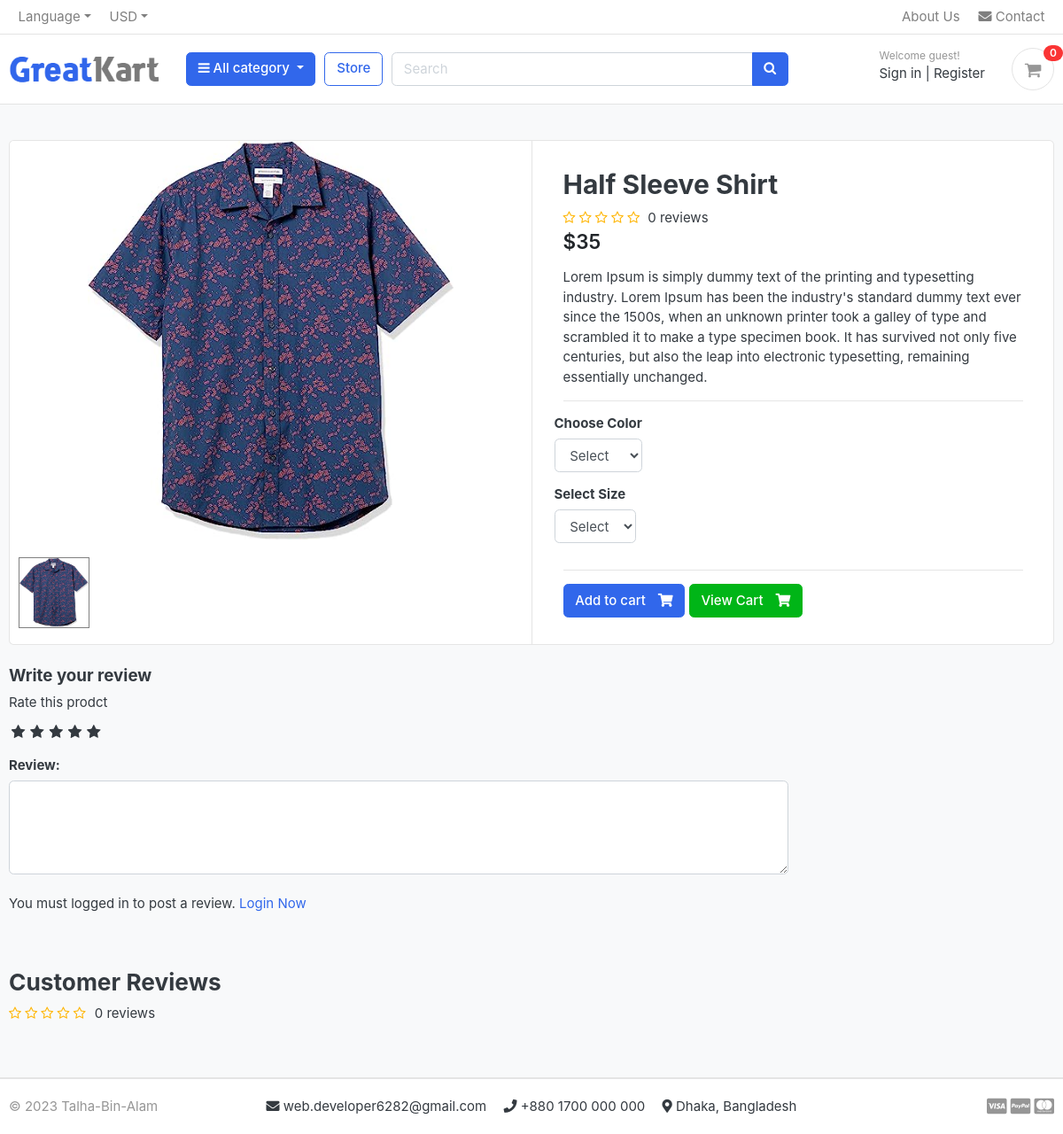
Page /store/category/shirts/half-sleeve-shirt/ on the committed database.
### store/models.py (models this page shows, shortened)
class Product(models.Model):
    product_name = models.CharField(max_length=200, unique=True)
    slug = models.SlugField(max_length=200, unique=True)
    description = models.TextField(max_length=500, blank=True)
    price = models.IntegerField()
    images = models.ImageField(upload_to='photos/products')
    stock = models.IntegerField()
    is_available = models.BooleanField(default=True)
    category = models.ForeignKey(Category, on_delete=models.CASCADE)
    created_date = models.DateTimeField(auto_now_add=True)
    modified_date = models.DateTimeField(auto_now_add=True)
    def average_review(self):
        reviews = ReviewRating.objects.filter(product=self, status=True).aggregate(average=Avg('rating'))
        avg = 0
        if reviews['average'] is not None:
            avg = float(reviews['average'])
        return avg
    def count_review(self):
        reviews = ReviewRating.objects.filter(product=self, status=True).aggregate(count=Count('id'))
        count = 0
        if reviews['count'] is not None:
            count = int(reviews['count'])
        return count

### store/views.py (the view)
# urls.py: path('category/<slug:category_slug>/<slug:product_slug>/', views.product_detail, name='product_detail'),
def product_detail(request, category_slug, product_slug):
    try:
        product = Product.objects.get(category__slug=category_slug, slug=product_slug)
        in_cart = CartItem.objects.filter(cart__cart_id=_cart_id(request), product=product).exists()
    except Exception as e:
        raise e
    if request.user.is_authenticated:
        try:
            orderproduct = OrderProduct.objects.filter(user=request.user, product_id=product.id).exists()
        except OrderProduct.DoesNotExist:
            orderproduct = None
    else:
        orderproduct = None
    reviews = ReviewRating.objects.filter(product_id=product.id, status=True)
    reviewers = Account.objects.filter(reviewrating__product_id=product.id).distinct()
    product_gallery = ProductGallery.objects.filter(product_id=product.id)
    context = {
        'product': product,
        'in_cart': in_cart,
        'orderproduct': orderproduct,
        'reviews': reviews,
        'reviewers': reviewers,
        'product_gallery': product_gallery,
    }
    return render(request, 'store/product_detail.html', context)

### carts/context_processors.py (called while the page is built)
def counter(request):
    cart_count = 0
    if 'admin' in request.path:
        return {}
    else:
        try:
            cart = Cart.objects.filter(cart_id=_cart_id(request))
            if request.user.is_authenticated:
                cart_items = CartItem.objects.all().filter(user=request.user)
            else:
                cart_items = CartItem.objects.all().filter(cart=cart[:1])
            for cart_item in cart_items:
                cart_count += cart_item.quantity
        except Cart.DoesNotExist:
            cart_item = 0
    return dict(cart_count=cart_count)

### carts/views.py (called while the page is built)
def _cart_id(request):
    cart = request.session.session_key
    if not cart:
        cart = request.session.create()
    return cart

### category/context_processors.py (called while the page is built)
def menu_links(request):
    links = Category.objects.all()
    return dict(links=links)

### category/models.py (called while the page is built)
    def get_url(self):
        return reverse('products_by_category', args=[self.slug])

### store/models.py (called while the page is built)
    def colors(self):
        return super(VariationManager, self).filter(variation_category='color', is_active=True)

    def sizes(self):
        return super(VariationManager, self).filter(variation_category='size', is_active=True)

### templates/store/product_detail.html (shortened to what this page needs)
{% extends 'base.html' %}
{% load static %}
{% block content %}
<section class="section-content padding-y bg">
    <div class="container">
    <div class="card">
        <div class="row no-gutters">
            <aside class="col-md-6">
    <article class="gallery-wrap">
        <div class="img-big-wrap mainImage">
           <center><img src="{{ product.images.url }}"></center>
        </div>
    </article>
    <ul class="thumb">
        <li>
        <a href="{{ product.images.url }}" target="mainImage"><img src="{{ product.images.url }}" alt="Product Image"></a>
        </li>
    </ul>
            </aside>
            <main class="col-md-6 border-left">
    <form action="{% url 'add_cart' product.id %}" method="POST">
      <article class="content-body">
      <h2 class="title">{{product.product_name}}</h2>
      <div class="rating-star">
        <span>
            <i class="fa fa-star{% if product.average_review < 0.5 %}-o{% elif product.average_review >= 0.5 and product.average_review < 1 %}-half-o {% endif %}" aria-hidden="true"></i>
            <i class="fa fa-star{% if product.average_review < 1.5 %}-o{% elif product.average_review >= 1.5 and product.average_review < 2 %}-half-o {% endif %}" aria-hidden="true"></i>
            <i class="fa fa-star{% if product.average_review < 2.5 %}-o{% elif product.average_review >= 2.5 and product.average_review < 3 %}-half-o {% endif %}" aria-hidden="true"></i>
            <i class="fa fa-star{% if product.average_review < 3.5 %}-o{% elif product.average_review >= 3.5 and product.average_review < 4 %}-half-o {% endif %}" aria-hidden="true"></i>
            <i class="fa fa-star{% if product.average_review < 4.5 %}-o{% elif product.average_review >= 4.5 and product.average_review < 5 %}-half-o {% endif %}" aria-hidden="true"></i>
            <span style="margin-left: 5px;"> {{product.count_review}} reviews</span>
        </span>
    </div>
      <div class="mb-3">
          <var class="price h4">${{product.price}}</var>
      </div>
      <p>{{product.description}}</p>
      <hr>
          <div class="row">
              <div class="item-option-select">
                  <h6>Choose Color</h6>
                  <select name="color" class="form-control" required>
                    <option value="" disabled selected>Select</option>
                  </select>
              </div>
          </div>
          <div class="row">
              <div class="item-option-select">
                  <h6>Select Size</h6>
                  <select name="size" class="form-control" required>
                    <option value="" disabled selected>Select</option>
                  </select>
              </div>
          </div>
          <hr>
          {% if product.stock <= 0 %}
          <h5 class="text-danger">Out of Stock</h5>
          {% else %}
          <button type="submit" class="btn  btn-primary"> <span class="text">Add to cart</span> <i class="fas fa-shopping-cart"></i> </button>
          <a href="{% url 'cart' %}" class="btn  btn-success"> <span class="text">View Cart</span> <i class="fas fa-shopping-cart"></i> </a>
          {% endif %}
      </article>
  </form>
            </main>
        </div>
    </div>
    <br>
    <div class="row">
                <div class="col-md-9">
        <form action="{% url 'submit_review' product.id %}" method="POST">
            <h5>Write your review</h5>
            <div>
                <label for="">Rate this prodct</label>
                <br>
                <div class="rate">
                    <input type="radio" name="rating" id="rating10" value="5" required><label for="rating10" title="5"></label>
                    <input type="radio" name="rating" id="rating8" value="4" required><label for="rating8" title="4"></label>
                    <input type="radio" name="rating" id="rating6" value="3" required><label for="rating6" title="3"></label>
                    <input type="radio" name="rating" id="rating4" value="2" required><label for="rating4" title="2"></label>
                    <input type="radio" name="rating" id="rating2" value="1" required><label for="rating2" title="1"></label>
                </div>
                <h6>Review:</h6>
                <textarea name="review" rows="4" class="form-control"></textarea>
                <br>
                {% if user.is_authenticated %}
                    {% if orderproduct %}
                <input type="submit" value="Submit Review" class="btn btn-primary">
                    {% else %}
                    <p>You must purchase this product to post a review.</p>
                    {% endif %}
                {% else %}
                <p>You must logged in to post a review. <span><a href="{% url 'login' %}">Login Now</a></span></p>
                {% endif %}
            </div>
            <br>
        </form>
        <br>
        <header class="section-heading">
            <h3>Customer Reviews </h3>
            <span>
                <div class="rating-star">
                    <span>
                        <i class="fa fa-star{% if product.average_review < 0.5 %}-o{% elif product.average_review >= 0.5 and product.average_review < 1 %}-half-o {% endif %}" aria-hidden="true"></i>
                        <i class="fa fa-star{% if product.average_review < 1.5 %}-o{% elif product.average_review >= 1.5 and product.average_review < 2 %}-half-o {% endif %}" aria-hidden="true"></i>
                        <i class="fa fa-star{% if product.average_review < 2.5 %}-o{% elif product.average_review >= 2.5 and product.average_review < 3 %}-half-o {% endif %}" aria-hidden="true"></i>
                        <i class="fa fa-star{% if product.average_review < 3.5 %}-o{% elif product.average_review >= 3.5 and product.average_review < 4 %}-half-o {% endif %}" aria-hidden="true"></i>
                        <i class="fa fa-star{% if product.average_review < 4.5 %}-o{% elif product.average_review >= 4.5 and product.average_review < 5 %}-half-o {% endif %}" aria-hidden="true"></i>
                        <span style="margin-left: 6px;"> {{product.count_review}} reviews</span>
                    </span>
                </div>
            </span>
        </header>
        </div>
    </div>
    </div>
    </section>
{% endblock content %}

### static/css/ui.css (style rules this page uses)
html { font-family: "Inter", sans-serif; font-size: 15px; }
.content-body { flex: 1 1 auto; padding: 2rem 2.3rem; }
.padding-y { padding-top: 40px; padding-bottom: 40px; }
var { font-style: normal; }
article:after, .form-group:after { display: block; clear: both; content: ""; }
.bg { background-color: #f8f9fa; }
.section-heading { margin-bottom: 20px; margin-top: 15px; }
p:last-child { margin-bottom: 0; }
.btn .text + i { margin-left: 10px; }
.price { font-weight: 600; color: #212529; }
.gallery-wrap .img-big-wrap { margin-bottom: 10px; border-radius: 0.37rem; overflow: hidden; background-color: #fff; }
.gallery-wrap .img-big-wrap img { height: 450px; width: auto; display: inline-block; }
.item-option-select { margin-bottom: 1rem; display: inline-block; margin-right: 15px; }

### static/css/style.css (style rules this page uses)
.rate { display: inline-block; border: 0; }
.rate > label { float: right; }
.rate > label:before { display: inline-block; font-size: 1.1rem; font-family: FontAwesome; content: "\f005"; margin: 0; padding: 0.3rem .2rem; cursor: pointer; }
.rating-star i { color: #ffb503 !important; }
ul.thumb { margin: 0 auto; padding: 0; float: left; }
ul.thumb li { list-style: none; margin: 10px; }
ul.thumb li img { width: 80px; height: 80px; border: 1px solid grey; }

### rows in the picture
Product: images (picture), product_name "Half Sleeve Shirt", count_review "0", price "35", description "Lorem Ipsum is simply dummy text of the printing and typesetting industry. Lorem Ipsum has been the industry's standard dummy text ever since the 1500s, when an unknown printer took a galley of type and scrambled it to make a type specimen book. It has survived not only five centuries, but also the leap into electronic typesetting, remaining essentially unchanged."

### other values in the picture
{{ cart_count }} "0"
